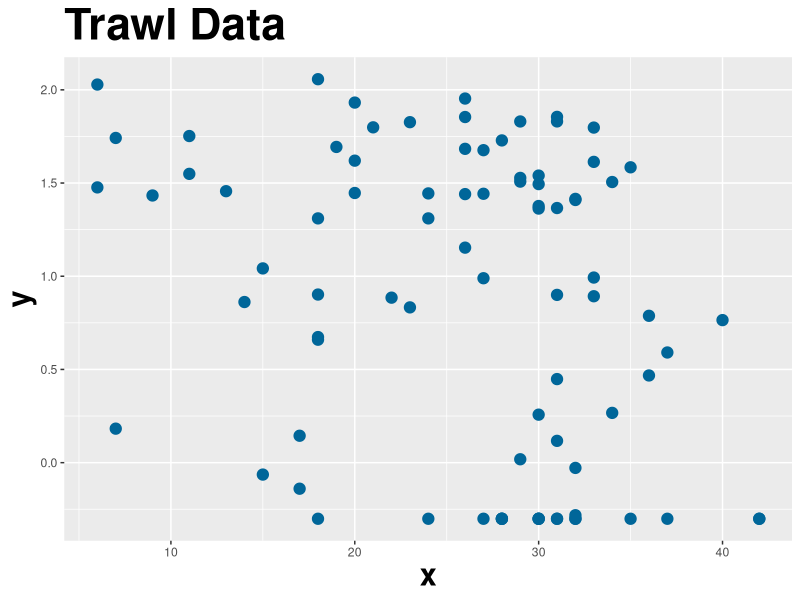
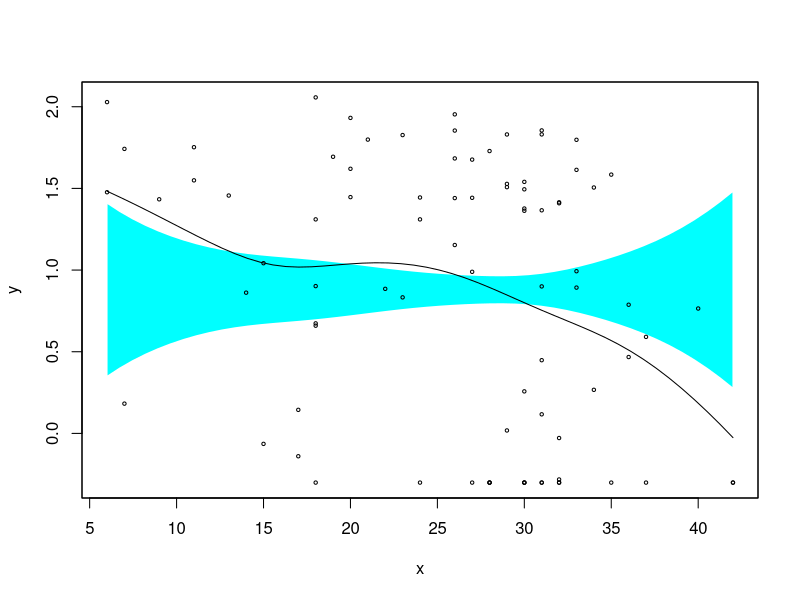
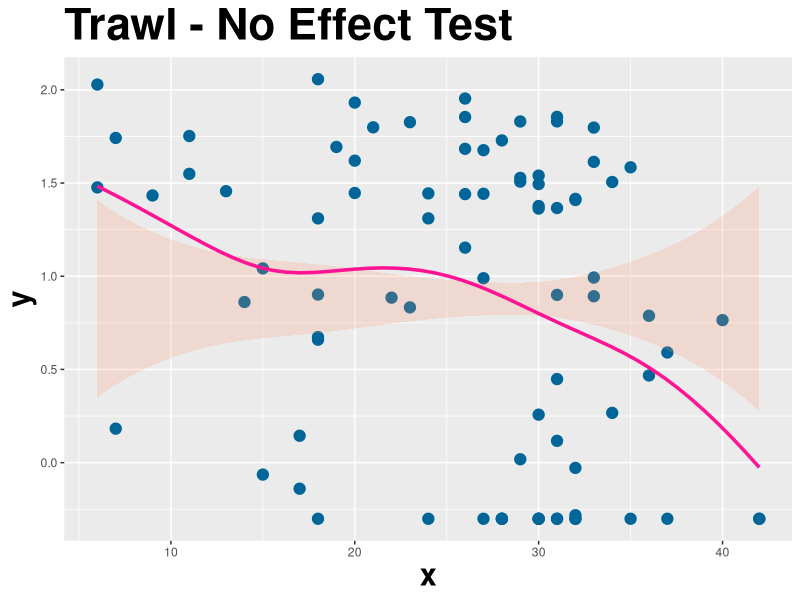

Write R code to recreate these figures, in order. (Note: this script raises an error after producing the figures.)
library(sm)
library(ggplot2)
attach(trawl)
ind <- c(Zone==1, Year==1, !is.na(Depth))
x <- Depth[ind]
y <- Score1[ind]
df.xy <- data.frame(x=x, y=y)
ggplot(data=df.xy, aes(x=x, y=y)) +
geom_point(color='#006699', size=3.5) +
ggtitle('Trawl Data') +
theme(plot.title = element_text(face='bold', size=32)) +
theme(axis.title = element_text(face='bold', size=22))

smreg <- sm.regression(x,y, h = 5, model='no effect')
## Test of no.effect model: significance = 0.068
df <- data.frame(eval=smreg$eval.points, est=smreg$estimate, se=smreg$se, model.y=smreg$model.y)
df <- data.frame(df, lwr=df$model.y+2*df$se, upr=df$model.y-2*df$se)
 
ggplot() +
geom_point(data=df.xy, aes(x=x, y=y), color='#006699', size=3.5) +
geom_ribbon(data=df, aes(x=eval, ymin=lwr, ymax=upr), fill='#fc8d62', alpha=0.2)+
geom_line(data=df, aes(x=eval, y=est), col='#ff1493', size=1.2) +
ggtitle('Trawl - No Effect Test') +
theme(plot.title = element_text(face='bold', size=32)) +
theme(axis.title = element_text(face='bold', size=22))

st <- sig.trace(sm.regression(x,y,model='no.effect', display='none'), hvec=seq(5,20,length=10))
## Test of no.effect model: significance = 0.068
## Test of no.effect model: significance = 0.058
## Test of no.effect model: significance = 0.047
## Test of no.effect model: significance = 0.039
## Test of no.effect model: significance = 0.033
## Test of no.effect model: significance = 0.03
## Test of no.effect model: significance = 0.027
## Test of no.effect model: significance = 0.025
## Test of no.effect model: significance = 0.023
## Test of no.effect model: significance = 0.022
ggplot() +
geom_line(data=as.data.frame(st), aes(x=h, y=p), color='#006699', size=1.2) +
geom_hline(aes(yintercept = 0.05),color='#006699', lty=2, size=1, alpha=0.8) +
ggtitle('Significance Trace') +
theme(plot.title = element_text(face='bold', size=32)) +
theme(axis.title = element_text(face='bold', size=22))
